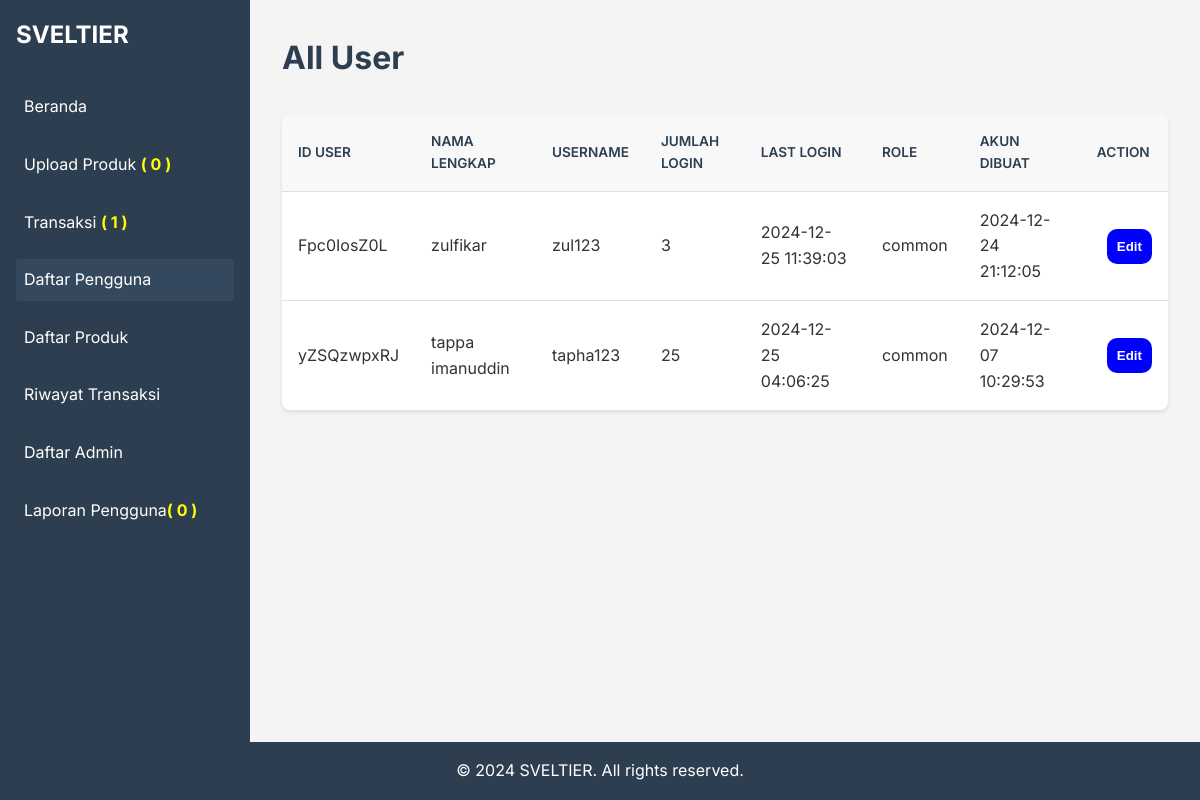
The page /dashboard/alluser.php (signed in) on the database its author committed.
### tables this page shows
CREATE TABLE `account` (
  `id_user` varchar(225) NOT NULL,
  `namalengkap` varchar(255) NOT NULL,
  `username` varchar(255) NOT NULL,
  `password` varchar(255) NOT NULL,
  `jumlah_login` int NOT NULL,
  `last_login` varchar(255) NOT NULL,
  `role` varchar(255) NOT NULL,
  `saldo` int NOT NULL,
  `status` varchar(25) NOT NULL,
  `create_time` timestamp NOT NULL DEFAULT CURRENT_TIMESTAMP
);

### dashboard/alluser.php (the view, shortened to what this page needs)
<?php
$takeuser = mysqli_query($koneksi, "SELECT * FROM account WHERE role = 'common'");
$jumlahtransaksi = mysqli_query($koneksi, "SELECT COUNT(*) AS totalcountra FROM transaksi");
$rowcounttra = mysqli_fetch_assoc($jumlahtransaksi);
$counttra = $rowcounttra['totalcountra'];
$jumlahprodukpending = mysqli_query($koneksi, "SELECT COUNT(*) AS totalcountup FROM produk WHERE status = 'pending'");
$rowcountup  = mysqli_fetch_assoc($jumlahprodukpending);
$countrowup = $rowcountup['totalcountup'];
$reportuser = mysqli_query($koneksi, "SELECT COUNT(*) AS laporanpengguna FROM userreport");
$rowlaporanpengguna = mysqli_fetch_assoc($reportuser);
$countrowuserreport = $rowlaporanpengguna['laporanpengguna'];
 ?>
<!DOCTYPE html>
<html lang="en">
<head>
    <link rel="stylesheet" type="text/css" href="styleadmin.css">
</head>
<body>
    <div class="container">
        <aside class="sidebar">
            <div class="sidebar-header">
                <h2>SVELTIER</h2>
            </div>
            <nav class="sidebar-nav">
                <ul>
                    <li><a href="dashadmin.php">Beranda</a></li>
                    <li><a href="uploadproduk.php" >Upload Produk <span style="color: yellow; font-weight: bolder;">( <?php echo $countrowup; ?> )</span></a></li>
                    <li><a href="transaction.php">Transaksi <span style="color: yellow; font-weight: bolder;">( <?php echo $counttra; ?> )</span></a></li>
                    <li><a href="alluser.php" class="active">Daftar Pengguna</a></li>
                    <li><a href="allproduk.php">Daftar Produk</a></li>
                    <li><a href="history.php">Riwayat Transaksi</a></li>
                    <li><a href="listadmin.php">Daftar Admin</a></li>
                     <li><a href="laporanpengguna.php">Laporan Pengguna<span style="color: yellow; font-weight: bolder;">( <?php echo $countrowuserreport; ?> )</span></a></li>
                </ul>
            </nav>
        </aside>
        <main class="main-content">
            <header class="main-header">
                <h1>All User</h1>
            </header>
            <div class="table-container">
                <table class="sales-table">
                    <thead>
                        <tr>
                            <th>ID User</th>
                            <th>Nama lengkap</th>
                            <th>username</th>
                            <th>jumlah login</th>
                            <th>Last Login</th>
                            <th>Role</th>
                            <th>akun dibuat</th>
                            <th>Action</th>
                        </tr>
                    </thead>
                    <tbody>
                        <?php
                        if(mysqli_num_rows($takeuser) > 0){
                            while($datauser = mysqli_fetch_array($takeuser)){
                                $iduser = $datauser['id_user'];
                                $namalengkap = $datauser['namalengkap'];
                                $username = $datauser['username'];
                                $jumlahlogin = $datauser['jumlah_login'];
                                $lastlogin = $datauser['last_login'];
                                $role = $datauser['role'];
                                $createtime = $datauser['create_time'];
                            ?>
                        <tr>
                            <td><?php echo $iduser; ?></td>
                            <td><?php echo $namalengkap; ?></td>
                            <td><?php echo $username; ?></td>
                            <td><?php echo $jumlahlogin; ?></td>
                            <td><?php echo $lastlogin; ?></td>
                            <td><?php echo $role; ?></td>
                            <td><?php echo $createtime; ?></td>
                            <td>
                                <button type="button" onclick="window.location.href='editprofile.php?iduser=<?php echo $iduser; ?>'" style="color: white; font-weight: bolder; background-color: blue; border-radius: 10px; border: none; margin-left: 10px;padding: 10px;">Edit</button>
                            </td>
                        </tr>
                        <?php
                        }
                        }else{
                            ?>
                                <h1 style="color: grey; font-weight: bolder; text-align: center; margin-top: 50px; margin-bottom: 50px; font-style: italic;">Tidak ada user yang terdaftar</h1>
                            <?php
                        }
                         ?>
                    </tbody>
                </table>
            </div>
        </main>
    </div>
    <footer class="footer">
        <p>&copy; 2024 SVELTIER. All rights reserved.</p>
    </footer>
</body>
</html>

### dashboard/styleadmin.css (style rules this page uses)
* { margin: 0; padding: 0; box-sizing: border-box; }
body { font-family: 'Inter', sans-serif; line-height: 1.6; color: #333; background-color: #f4f4f4; }
.container { display: flex; min-height: 100vh; }
.sidebar { width: 250px; background-color: #2c3e50; color: #fff; padding: 1rem; }
.sidebar-header { margin-bottom: 2rem; }
.sidebar-header h2 { font-size: 1.5rem; font-weight: bold; }
.sidebar-nav ul { list-style-type: none; }
.sidebar-nav li { margin-bottom: 1rem; }
.sidebar-nav a { color: #fff; text-decoration: none; padding: 0.5rem; display: block; border-radius: 4px; transition: background-color 0.3s; }
.sidebar-nav a:hover, .sidebar-nav a.active { background-color: #34495e; }
.main-content { flex: 1; padding: 2rem; overflow-y: auto; }
.main-header { margin-bottom: 2rem; }
h1 { color: #2c3e50; }
.table-container { background-color: #fff; border-radius: 8px; box-shadow: 0 2px 4px rgba(0, 0, 0, 0.1); overflow-x: auto; }
.sales-table { width: 100%; border-collapse: collapse; }
.sales-table th, .sales-table td { padding: 1rem; text-align: left; border-bottom: 1px solid #e0e0e0; }
.sales-table th { background-color: #f8f8f8; font-weight: 600; text-transform: uppercase; font-size: 0.85rem; color: #2c3e50; }
.sales-table tr:last-child td { border-bottom: none; }
.footer { background-color: #2c3e50; color: #fff; text-align: center; padding: 1rem; position: fixed; bottom: 0; width: 100%; }

### rows shown on the page
account: id_user "Fpc0IosZ0L", namalengkap "zulfikar", username "zul123", jumlah_login "3", last_login "2024-12-25 11:39:03", role "common", create_time "2024-12-24 21:12:05"
account: id_user "yZSQzwpxRJ", namalengkap "tappa imanuddin", username "tapha123", jumlah_login "25", last_login "2024-12-25 04:06:25", role "common", create_time "2024-12-07 10:29:53"

### other values the page prints
$countrowup "0"
$counttra "1"
$countrowuserreport "0"
